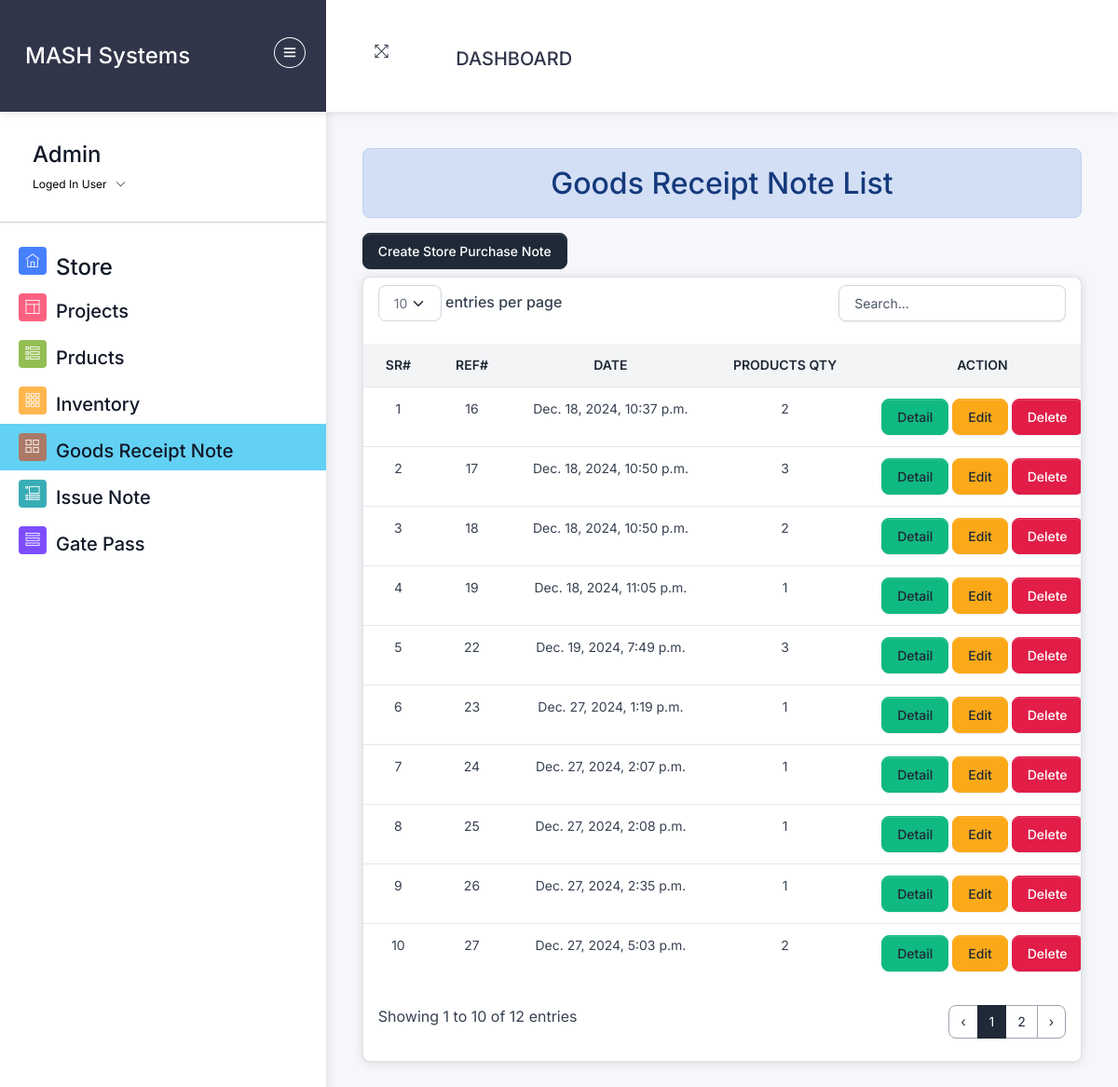
The page /list-store-purchase/ (signed in) on the database its author committed.
### home/models.py (models this page shows, shortened)
class Store_Purchase_Note(models.Model):
    products = models.ManyToManyField(Product, through='Store_Purchase_Product')
    date_created = models.DateTimeField(auto_now_add=True)
    project =  models.ForeignKey(Project,on_delete=models.PROTECT,null=True)
    created_by = models.ForeignKey(User, on_delete=models.RESTRICT,null=True)

### home/views/store_purchase.py (the view)
# urls.py: path('list-store-purchase/', store_purchase.list_store_purchase, name='list_store_purchase'),
@login_required
@permission_required('home.view_store_purchase_note', login_url='/login/')
def list_store_purchase(request):
    purchasereceipts_items_pro = {}
    salereceipts=[]
    purchasereceipts = Store_Purchase_Note.objects.all()
    for x in purchasereceipts:
        purchasereceipts_items_pro[x.id] = Store_Purchase_Product.objects.filter(store_purchase_note=x).count()
    return render(request, 'store_purchase/list_store_purchase.html', {
        'purchasereceipts': purchasereceipts,
        'purchasereceipts_items_pro': purchasereceipts_items_pro,
    })

### home/templatetags/custom_filters.py (called while the page is built)
@register.filter
def get_item(dictionary, key):
    return dictionary.get(key)

### templates/store_purchase/list_store_purchase.html (shortened to what this page needs)
{% extends 'css-js-links.html' %}
{% load static %}
{% load custom_filters %}
{% block context %}
{% include 'store/navbar.html' %}
{% endblock context %}
{% block body %}
<div class="pcoded-content">
  <div class="pcoded-inner-content">
    <div class="main-body">
      <div class="page-wrapper">
        <div class="page-body">
  <div class="row">
    <div class="col-12">
      <h2 class="text-center alert alert-info">
        Goods Receipt Note List
      </h2>
      {% if perms.home.add_store_purchase_note %}
      <a class="btn btn-primary mb-2" href="{% url 'create_store_purchase' %}">Create Store Purchase Note</a>
      {% endif %}
      <div class="card py">
        <div class="table-responsive py-2">
          {% if purchasereceipts%}
          <table class="table table-flush" id="datatable">
            <thead class="thead-light">
              <tr>
                <th class="border-bottom fw-bolder text-center" scope="col">
                  Sr#
                </th>
                <th class="border-bottom fw-bolder text-center" scope="col">
                  Ref#
                </th>
                <th class="border-bottom fw-bolder text-center" scope="col">
                  Date
                </th>
                <th class="border-bottom fw-bolder text-center" scope="col">
                  Products Qty
                </th>
                {% if perms.home.change_store_purchase_note or perms.home.delete_store_purchase_note %}
                <th class="border-bottom fw-bolder text-center" scope="col">
                  Action
                </th>
                {% else %}
                <th class="border-bottom fw-bolder text-center" scope="col">
                </th>
                {% endif %}
              </tr>
            </thead>
            <tbody>
              {% for purchasereceipt in purchasereceipts %}
              <tr id="salereceipt-{{ purchasereceipt.id }}">
                <td class="text-center">{{ forloop.counter }}</td>
                <td class="text-center">{{ purchasereceipt.id }}</td>
                <td class="text-center">{{ purchasereceipt.date_created }}</td>
                <td class="text-center">
                  {{ purchasereceipts_items_pro|get_item:purchasereceipt.id }}
                </td>
                <td class="text-center">
                  {% if perms.home.view_store_purchase_note  %}
                  <a class="btn btn-success" href="{% url 'print_store_purchase' purchasereceipt.id %}">Detail</a>
                  {% endif %}
                  {% if perms.home.change_store_purchase_note %}
                  <a class="btn btn-warning" href="{% url 'edit_store_purchase' purchasereceipt.id %}">Edit</a>
                  {% endif %}
                  {% if perms.home.delete_store_purchase_note %}
                  <button class="btn btn-danger delete-salereceipt" data-salereceipt-id="{{ purchasereceipt.id }}">
                    Delete
                  </button>
                  {% endif %}
                </td>
              </tr>
              {% endfor %}
            </tbody>
          </table>
          {% else %}
          <h4 class="text-center alert alert-warning">No Record Found</h4>
          {% endif %}
        </div>
      </div>
    </div>
  </div>
</div>
{% endblock body %}

### templates/css-js-links.html (shortened to what this page needs)
<!DOCTYPE html>
{% load static %}
<html lang="en">
<head>
  <link rel="stylesheet" type="text/css" href="{%  static 'assets/css/bootstrap/css/bootstrap.min.css' %}">
  <link rel="stylesheet" type="text/css" href="{% static 'assets/icon/themify-icons/themify-icons.css' %}">
  <link rel="stylesheet" type="text/css" href="{% static 'assets/icon/icofont/css/icofont.css' %}">
  <link rel="stylesheet" type="text/css" href="{% static 'assets/css/style.css' %}">
  <link rel="stylesheet" type="text/css" href="{% static 'assets/css/jquery.mCustomScrollbar.css' %}">
  <link rel="stylesheet" href="{% static 'assets/DataTables/datatables.min.css' %}" />
  <link type="text/css" href="{% static 'css/volt.css' %}" rel="stylesheet" />
</head>
<body>
    {% block context %} {% endblock context %}
    {% block body %} {% endblock body %}
</body>
</html>

### templates/store/navbar.html (shortened to what this page needs)
{% load static %}
<div id="pcoded" class="pcoded">
  <div class="pcoded-container navbar-wrapper">
    <nav style="padding: 0 ; margin: 0 ;" class="navbar header-navbar pcoded-header">
      <div class="navbar-wrapper">
        <div style="height: 120px" class="navbar-logo  " >
          <a class="mobile-menu mt-3" id="mobile-collapse" href="#!">
            <i class="ti-menu"></i>
          </a>
          <a   class=" fs-4  btn " href="/">MASH Systems</a>
        </div>
        <div class="navbar-container container-fluid">
          <ul class="nav-left">
            <li class="mt-3">
              <a  href="#!" onclick="javascript:toggleFullScreen()">
                <i class="ti-fullscreen"></i>
              </a>
            </li>
          </ul>
          <nav class="navbar navbar-expand-lg bg-body-tertiary">
            {% if perms.home.view_dashboard %}
            <div class="container-fluid">
              <a class="navbar-brand fs-5  mt-4 " href="/">Dashboard</a>
              {% endif %}
              <div id="display-msg" class="text-center" style="min-height: 70px">
              </div>
          </nav>
    </nav>
    <div class="pcoded-main-container">
      <div class="pcoded-wrapper">
        <nav class="pcoded-navbar">
          <div class="pcoded-inner-navbar main-menu">
            <div class="">
              <div class="main-menu-header">
                <div class="user-details">
                  <span>
                    <h4>{{request.user}}</h4>
                  </span>
                  <span id="more-details">Loged In User<i class="ti-angle-down"></i></span>
                </div>
              </div>
            </div>
            <hr>
            <ul class="pcoded-item pcoded-left-item">
              {% if perms.home.view_store %}
              <li class=" {% if request.path == '/store/' %} color-info {% endif %}">
                <a href="/store/">
                  <span class="pcoded-micon"><i class="ti-home"></i><b>D</b></span>
                  <span class="pcoded-mtext fs-5" data-i18n="nav.dash.main">
                    <h4>Store</h4>
                  </span>
                </a>
              </li>
              {% endif %}
              {% if perms.home.view_project %}
              <li class=" {% if request.path == '/project/' %} color-info {% endif %}">
                <a href="/project/">
                  <span class="pcoded-micon"><i class="ti-layout"></i><b>D</b></span>
                  <span class="pcoded-mtext fs-5" data-i18n="nav.dash.main">
                    <h5>Projects</h5>
                  </span>
                </a>
              </li>
              {% endif %}
              {% if perms.home.view_product %}
                  <li class=" {% if request.path == '/product/' %} color-info {% endif %} ">
                    <a href="/product/">
                      <span class="pcoded-micon"><i class="ti-view-list-alt"></i><b>D</b></span>
                      <span class="pcoded-mtext fs-5" data-i18n="nav.dash.main">
                        <h5>Prducts</h5>
                      </span>
                    </a>
                  </li>
                  {% endif %}
              {% if perms.home.view_employee %}
                  <li class=" {% if request.path == '/inventory/' %} color-info {% endif %} ">
                    <a href="/inventory/">
                      <span class="pcoded-micon"><i class="ti-layout-grid3"></i><b>D</b></span>
                      <span class="pcoded-mtext fs-5" data-i18n="nav.dash.main">
                        <h5>Inventory</h5>
                      </span>
                    </a>
                  </li>
                  {% endif %}
              {% if perms.home.view_store_purchase_note %}
                  <li class=" {% if request.path == '/list-store-purchase/' %} color-info {% endif %} ">
                    <a href="/list-store-purchase/">
                      <span class="pcoded-micon"><i class="ti-layout-grid2"></i><b>D</b></span>
                      <span class="pcoded-mtext fs-5" data-i18n="nav.dash.main">
                        <h5>Goods Receipt Note</h5>
                      </span>
                    </a>
                  </li>
                  {% endif %}
              {% if perms.home.view_store_issue_note %}
                  <li class=" {% if request.path == '/list-store-issue/' %} color-info {% endif %} ">
                    <a href="/list-store-issue/">
                      <span class="pcoded-micon"><i class="ti-layout-accordion-list"></i><b>D</b></span>
                      <span class="pcoded-mtext fs-5" data-i18n="nav.dash.main">
                        <h5>Issue Note</h5>
                      </span>
                    </a>
                  </li>
                  {% endif %}
              {% if perms.home.view_gatepass %}
                  <li class=" {% if request.path == '/list-gatepasses/' %} color-info {% endif %} ">
                    <a href="/list-gatepasses/">
                      <span class="pcoded-micon"><i class="ti-view-list"></i><b>D</b></span>
                      <span class="pcoded-mtext fs-5" data-i18n="nav.dash.main">
                        <h5>Gate Pass</h5>
                      </span>
                    </a>
                  </li>
                  {% endif %}
            </ul>
          </div>
        </nav>

### rows shown on the page
Store_Purchase_Note: id "16", date_created "Dec. 18, 2024, 10:37 p.m.", id "2"
Store_Purchase_Note: id "17", date_created "Dec. 18, 2024, 10:50 p.m.", id "3"
Store_Purchase_Note: id "18", date_created "Dec. 18, 2024, 10:50 p.m.", id "2"
Store_Purchase_Note: id "19", date_created "Dec. 18, 2024, 11:05 p.m.", id "1"
Store_Purchase_Note: id "22", date_created "Dec. 19, 2024, 7:49 p.m.", id "3"
Store_Purchase_Note: id "23", date_created "Dec. 27, 2024, 1:19 p.m.", id "1"
Store_Purchase_Note: id "24", date_created "Dec. 27, 2024, 2:07 p.m.", id "1"
Store_Purchase_Note: id "25", date_created "Dec. 27, 2024, 2:08 p.m.", id "1"
Store_Purchase_Note: id "26", date_created "Dec. 27, 2024, 2:35 p.m.", id "1"
Store_Purchase_Note: id "27", date_created "Dec. 27, 2024, 5:03 p.m.", id "2"

### other values the page prints
{{ request.user }} "Admin"
